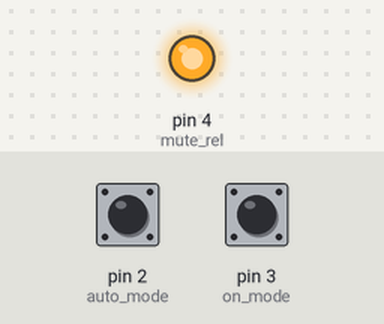
A sketch run on a simulated Arduino Uno, built with avr-gcc and run on an emulated ATmega328P. On the bench: output pins drawn as LEDs (lit = HIGH). Inputs (shaded band) come from the test bench; at power-on: pin 3 (on_mode) HIGH, pin 2 (auto_mode) HIGH. No radio packets arrive unless stated; pins used as bus, display or sensor lines are not drawn.

Above: at 2.9 s.
3.0 s: pin 3 (on_mode) pulled LOW for 3.2 s
At 5.9 s:
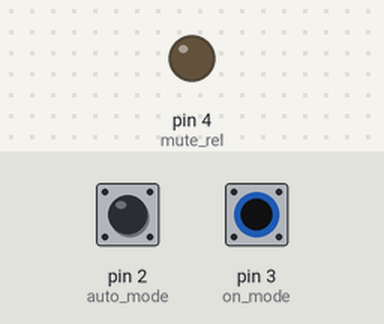
Timing chart, 0 to 9.2 s (numbered marks = the images above; inputs shaded):
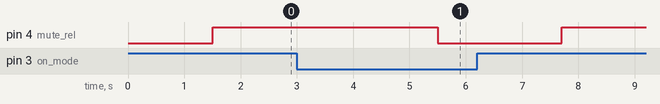

The sketch:

SaBIK.ino
```cpp
//Для LGT плат выбирать Nulllab AVR compatible boards (https://github.com/nulllaborg/arduino_nulllab)


// Библиотеки -----------------------
#include <SPI.h>                                          // Подключаем библиотеку  для работы с шиной SPI
#include <nRF24L01.h>                                     // Подключаем файл настроек из библиотеки RF24
#include <RF24.h>                                         // Подключаем библиотеку  для работы с nRF24L01+
#include <EEPROM.h>                                       // Чтение/запись в память

// Константы ------------------------
#define contact_read_delay 1500                            // пауза перед считывание пинов
#define time_to_stanby 9000                               // сек*1000, для перехода в режим ожидания
#define auto_mode 2                                       // пин автоматический режим усилителя
#define on_mode  3                                        // пин усилитель постоянно включен
#define mute_rel  4                                       // пин реле mute вкл/выкл.
#define power_rel 6                                       // пин реле усилителя вкл/выкл.
#define sleep_rel 5                                       // пин реле питания контроллера вкл/выкл.
#define delay_rel 500                                     // Пауза вкл/выкл. реле, сек*1000
#define delay_sleep 15000                                 // Пауза вкл/выкл. реле, сек*1000
#define ack_timeout 750                                   // Время выполнения manualAck()
#define s_recived 11112                                   // Код ответа, если принят сигнал с флешки
#define pipe_id 0x1234567890LL                            // Идентификатор трубы RF24
#define pipe_no 1                                         // Номер трубы RF24 (число от 0 до 5)


// Переменные -----------------------
volatile bool intD3Flag = true;
volatile bool intFlag = true;                             // флаг прерывания переключателя режимов
volatile uint32_t but_timer = 0;                          // таймер с момента переключения режимов
RF24           radio(9, 10);                              // Создаём объект radio   для работы с библиотекой RF24, указывая номера выводов nRF24L01+ (CE, CSN)
int         data[1];                                      // Создаём массив для приёма данных
bool radio_mode = false;                                  // состояние приемника вкл/выкл.
bool power_mode = false;                                  // питание усилителя вкл/выкл
bool wake_up = false;                                     // флаг для пробуждения при обнаружении флешки
uint32_t standby_timer = 0;                               // время поступления сигнала от флешки
char PALevel = RF24_PA_LOW;                               // Начальная мощность сигнала на передатчике
int sub_Channel = EEPROM[10];                             // канал связи вуфера и флешки (от 0 до 127)

struct Parcer {
  //Структура функции Parcer
  int s_mode;
  int s_value;
};

Parcer parce(String temp_mode) {
  //Парсим команды с флешки. 1я цифра - режим (команда), остальные - значение.
    Parcer str;
    String temp_value = temp_mode;
    temp_mode.remove(1);
    temp_value.remove(0,1);
    str.s_mode = temp_mode.toInt();                       //Значение, которое возвращается через return
    str.s_value = temp_value.toInt();                     //Значение, которое возвращается через return
    return str;
}

void setup() {
//  EEPROM.update(10, 78);                                // Инициализируем начальный канал для соединения (адрес, канал)
  pinMode(mute_rel, OUTPUT);                              // Объявляем пин реле как выход
  pinMode(power_rel, OUTPUT);                             // Объявляем пин реле как выход
  pinMode(sleep_rel, OUTPUT);                             // Объявляем пин реле как выход
  radio.begin();                                          // Инициируем работу nRF24L01+
  radio.setChannel(sub_Channel);                          // Указываем канал приёма данных (от 0 до 127), 5 - значит приём данных осуществляется на частоте 2,405 ГГц (на одном канале может быть только 1 приёмник и до 6 передатчиков)
  radio.setDataRate     (RF24_250KBPS);                   // Указываем скорость передачи данных (RF24_250KBPS, RF24_1MBPS, RF24_2MBPS), RF24_1MBPS - 1Мбит/сек
  radio.setPALevel      (PALevel);                        // Указываем мощность передатчика (RF24_PA_MIN=-18dBm, RF24_PA_LOW=-12dBm, RF24_PA_HIGH=-6dBm, RF24_PA_MAX=0dBm)
  radio.openReadingPipe (pipe_no, pipe_id);               // Открываем 1 трубу с идентификатором 0x1234567890 для приема данных (на ожном канале может быть открыто до 6 разных труб, которые должны отличаться только последним байтом идентификатора)
  radio.startListening  ();                               // Включаем приемник, начинаем прослушивать открытую трубу
  pinMode(auto_mode, INPUT_PULLUP);
  pinMode(on_mode, INPUT_PULLUP);
  attachInterrupt(0, isr, CHANGE);                        // Включаем прослушивание прерываний на D2
  attachInterrupt(1, isr, CHANGE);                        // Включаем прослушивание прерываний на D3
  digitalWrite(sleep_rel, HIGH);                          // Включаем реле контроллера
//  Serial.begin(9600);                                   // ОТЛАДКА----
//  Serial.println("WAKE UP");                            // ОТЛАДКА----
}

void isr() {
//Обработка прерывания при переключение трехпозиционного тумблера (режим колонки)
    intFlag = true;                                       // подняли флаг прерывания
    but_timer = millis();
}

void sw_sleep () {
    digitalWrite(mute_rel, HIGH);
    digitalWrite(sleep_rel, LOW);
//    Serial.println("SLEEP");                            // ОТЛАДКА----
}

void sw_on () {
  if (not power_mode) {
  power_mode = true;
  digitalWrite(mute_rel, HIGH);
  delay (delay_rel);
  digitalWrite(power_rel, HIGH);
  delay (delay_rel);
  digitalWrite(mute_rel, LOW);
//  Serial.println("ON");                                  // ОТЛАДКА----
  }
}

void sw_off () {
  if (power_mode) {
    digitalWrite(mute_rel, HIGH);
    delay (delay_rel);
    digitalWrite(power_rel, LOW);
//    Serial.println("OFF");                               // ОТЛАДКА----
    delay (delay_sleep);
    digitalWrite(mute_rel, LOW);
    power_mode = false;
  }
}

void sw_stad_by () {
  if (radio_mode) {
    if (power_mode and not wake_up) {
      sw_off ();
//      Serial.println("Stand By");                        // ОТЛАДКА----
    }
    else if (not power_mode and wake_up) {
      sw_on ();
    }
  }
}

void reciever () {
// Читаем поступающий сигнал с флешки. Определяем номер запроса флешки.
  if(radio.available() and radio_mode){                   // Если в буфере имеются принятые данные
        radio.read(&data, sizeof(data));                  // Читаем данные в массив data и указываем сколько байт читать
//        Serial.println(data[0]);                        // ОТЛАДКА----
        String str_data = String(data[0]);                // Конвертируем входной сигнал int в string
        Parcer str;                                       // Получаем значения из функции Parcaer: str.s_mode, str.s_value
        str = parce(str_data);
        switch (str.s_mode) {
          case 1:
          //меняем мощность
            power_rate_trigger (str.s_value);
            break;
          case 3:
          //меняем канал
            ch_update (str.s_value);
            manualAck();
            break;
        }
        standby_timer = millis ();
        wake_up = true;
    }
   else if (wake_up and millis() - standby_timer > time_to_stanby) {
    wake_up = false;
   }
}

bool manualAck() {
// Переключаемся в режим передатчика, отправляем данные на флешку с новыми настроками.
// Если флешка приняла данные, возвращаем True.
  radio.stopListening  ();                                 //Выключаем приемник
  radio.closeReadingPipe(1);
  radio.openWritingPipe (pipe_id);
  data[0] = s_recived;
  bool Ack_flag = false;
  uint32_t ack_timer = millis();
  while (millis() - ack_timer < ack_timeout) {
    if(radio.write(&data, sizeof(data))){
    //данные приняты приёмником;
      Ack_flag = true;
//      Serial.println("данные приняты приёмником");       //ОТЛАДКА----
      break;
    }
  }
  radio.openReadingPipe (pipe_no, pipe_id);
  radio.startListening  ();                                //Включаем приемник, начинаем прослушивать открытую трубу
//  Serial.print(Ack_flag);                                //ОТЛАДКА----
  return Ack_flag;
}

void ch_update(int new_Channel) {
//смена канала связи
  radio.setChannel(new_Channel);
  if (manualAck()) {
  EEPROM.update(10, new_Channel);
  sub_Channel = new_Channel;
  }
  else {
  radio.setChannel(sub_Channel);
  }
}

void power_rate_trigger (int power) {
//Меняем можность канала по указанию с флешки
  if (power < 5){
    if (PALevel != power) {
      PALevel = power;
      radio.setPALevel (PALevel);
    }
  }
}

void sw_mode () {
// Переключаем режимы работы колонки вкл/выкл/авто
  if (intFlag and millis()- but_timer > contact_read_delay) {
    int D2Pin = digitalRead(auto_mode);
    int D3Pin = digitalRead(on_mode);
    intFlag = false;                                      // сбрасываем флаг прерывания
    if (D2Pin == 0) {
//      Serial.println("D2");                             //ОТЛАДКА----
      radio.startListening  ();
      radio_mode = true;
      }
    else if (D3Pin == 0) {
//      Serial.println("D3");                             //ОТЛАДКА----
      sw_on ();
      radio.stopListening  ();
      radio_mode = false;
    }
    else {
        radio.stopListening  ();
        radio_mode = false;
        sw_off();
        sw_sleep ();
    }
  }
}

void loop() {
  sw_mode ();
  reciever ();
  sw_stad_by ();
}
```

Measured:
- after the input at 3.0 s, pin 4 (mute_rel): HIGH → LOW after 2.5 s, → HIGH 2.2 s later
